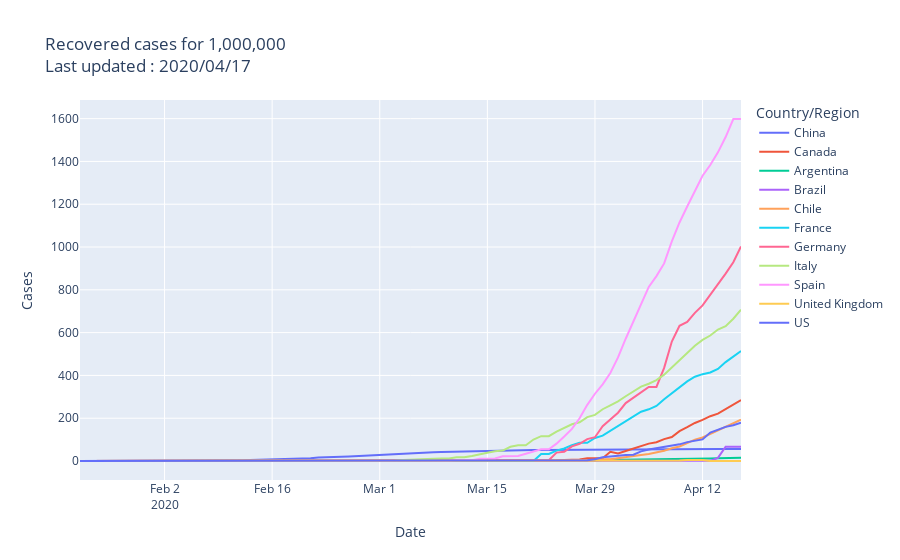

This figure's notebook cell:
### Code cell
recovered_norm = normalize(recovered,n) 
#recovered_norm.plot(title=title) 
plot_with_plotly(recovered_norm,meta)
